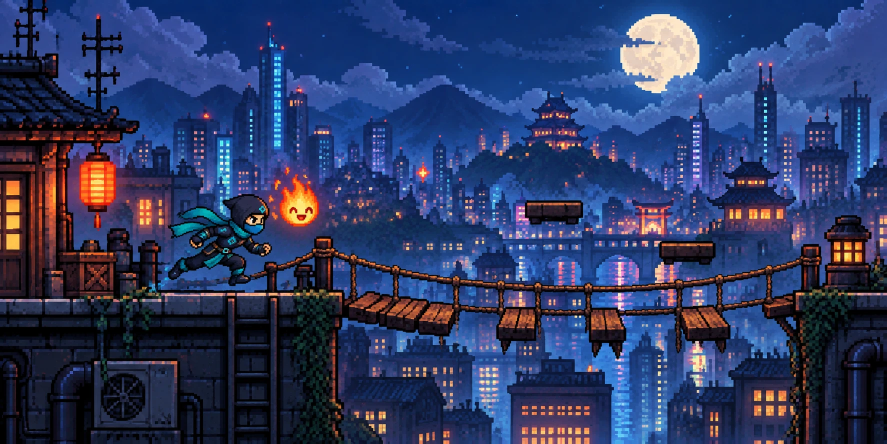
#> input picture assets/concept-1-rope-bridge.webp, 1774 x 887 px (shown at 1/2 size)
$ python build_art.py
#> lines starting #> are read from the running program, lines starting #| are printed output that depends on the picture
"""Build the game's art from the concept pictures in assets/.

Run from the project root (needs Pillow, numpy and opencv-python-headless):
  python3 scripts/build_art.py

The five concept pictures share the same night city, with the ninja, the fireball
and the platforms drawn in different places in each. This script:
  1. cuts the ninja poses, fireball frames and platforms out of the pictures,
  2. builds a clean background by taking each pixel from a picture that has no
     character there, then adds a water reflection below the skyline,
  3. measures where the ninja can stand on each platform,
and writes:
  src/assets/game/*.png   the sprites and background
  src/game/art.ts         sizes, anchor points and walkable surfaces for the code
"""

import os
from collections import deque

import cv2
import numpy as np
from PIL import Image

ROOT = os.path.dirname(os.path.dirname(os.path.abspath(__file__)))
CONCEPTS = os.path.join(ROOT, "assets")
OUT_PNG = os.path.join(ROOT, "src", "assets", "game")
OUT_TS = os.path.join(ROOT, "src", "game", "art.ts")

FILES = {
    1: "concept-1-rope-bridge.webp",
    2: "concept-2-floating-platforms.webp",
    3: "concept-3-vine-bridge.webp",
    4: "concept-4-stepping-stones.webp",
    5: "concept-5-stone-path.webp",
    6: "concept-6-burning-vines.webp",
    8: "concept-8-journey-continues.webp",
}
PICS = {n: np.asarray(Image.open(os.path.join(CONCEPTS, f)).convert("RGB")) for n, f in FILES.items()}
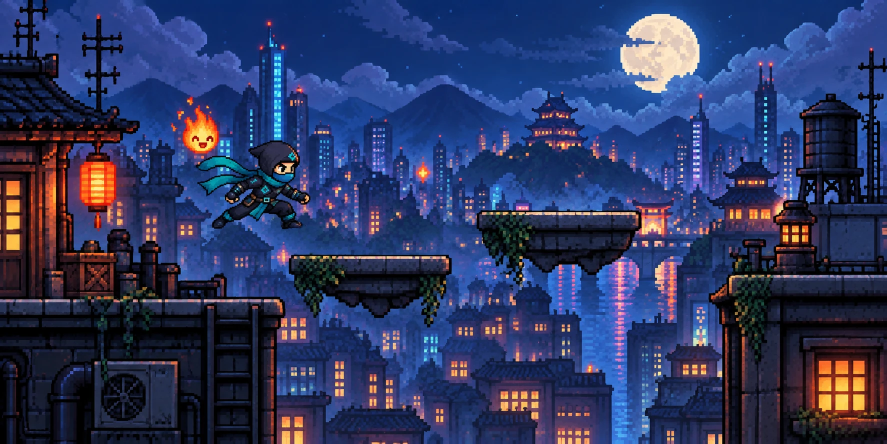
#> input picture assets/concept-2-floating-platforms.webp, 1774 x 887 px (shown at 1/2 size)
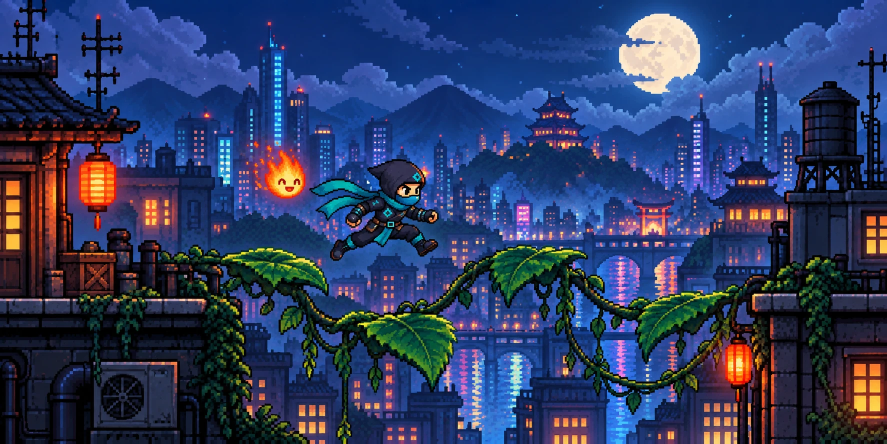
#> input picture assets/concept-3-vine-bridge.webp, 1774 x 887 px (shown at 1/2 size)
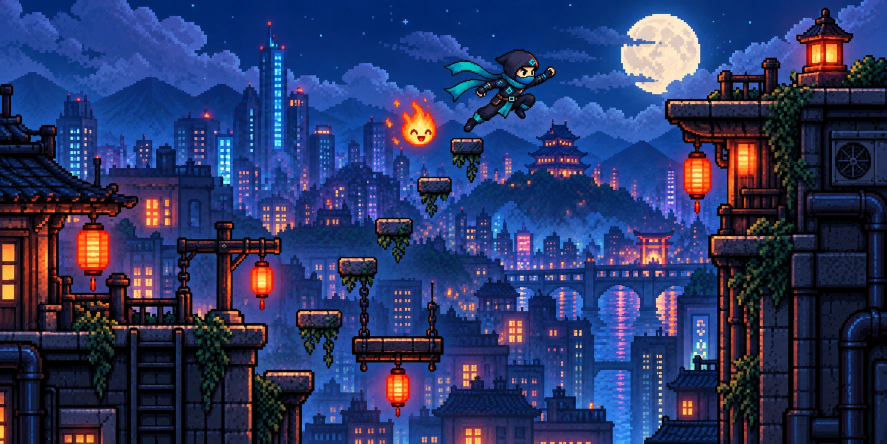
#> input picture assets/concept-4-stepping-stones.webp, 1774 x 887 px (shown at 1/2 size)
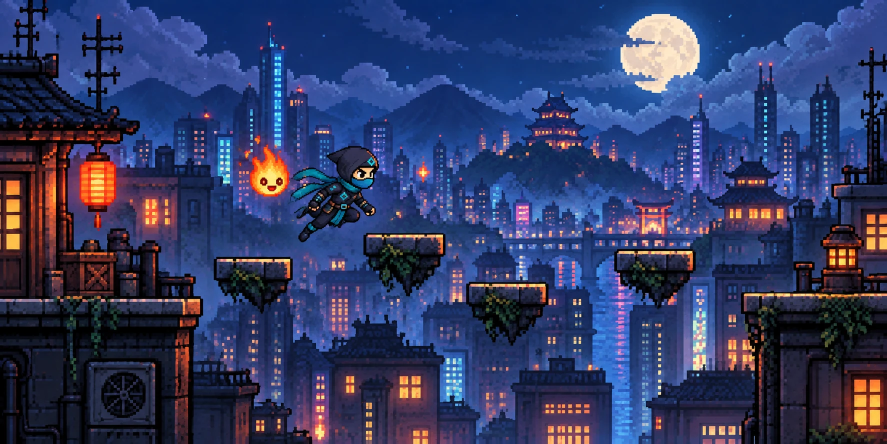
#> input picture assets/concept-5-stone-path.webp, 1774 x 887 px (shown at 1/2 size)
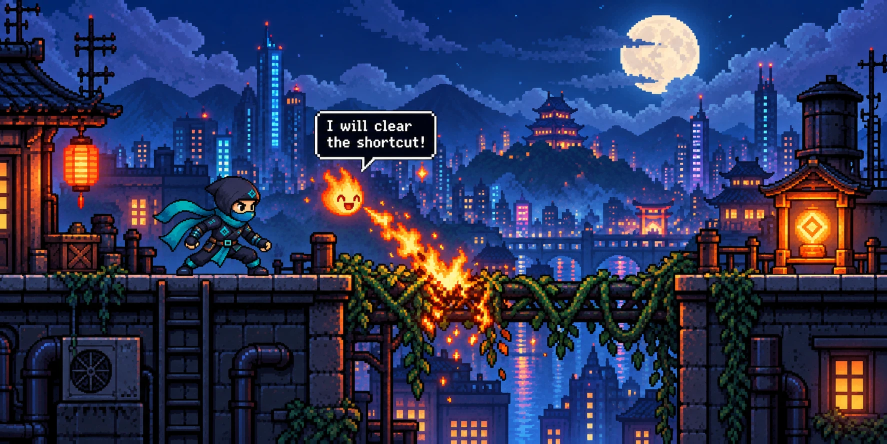
#> input picture assets/concept-6-burning-vines.webp, 1774 x 887 px (shown at 1/2 size)
#> (the run stopped early here; a loop or call above may not have finished)
